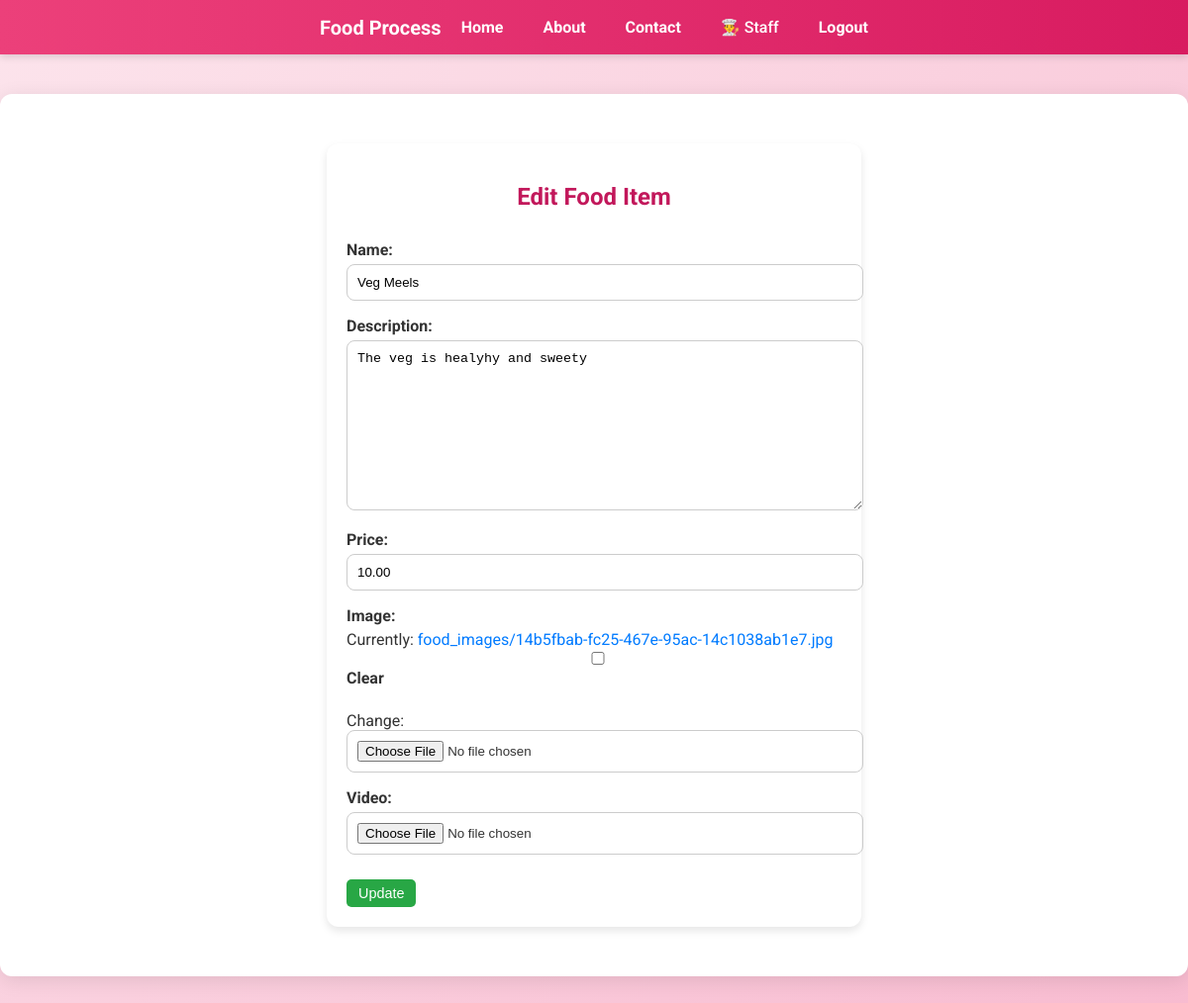
Page /edit/2/ (signed in) on the committed database.
### Food_Process/models.py (models this page shows, shortened)
class FoodItem(models.Model):
    name = models.CharField(max_length=100)
    description = models.TextField(blank=True)
    price = models.DecimalField(max_digits=10, decimal_places=2)
    image = models.ImageField(upload_to='food_images/', blank=True, null=True)
    video = models.FileField(upload_to='food_videos/', blank=True, null=True)

### Food_Process/views.py (the view)
# urls.py: path("edit/<int:item_id>/", views.edit_item, name="edit_item"),
@login_required
@user_passes_test(staff_required)
def edit_item(request, item_id):
    item = get_object_or_404(FoodItem, id=item_id)
    if request.method == "POST":
        form = FoodItemForm(request.POST, request.FILES, instance=item)
        if form.is_valid():
            form.save()
            messages.success(request, "Food item updated successfully ✅")
            return redirect('manage_items')
        else:
            messages.error(request, "Error updating food ❌")
    else:
        form = FoodItemForm(instance=item)
    return render(request, "add_item.html", {"form": form, "edit": True})

### Food_Process/forms.py
class FoodItemForm(forms.ModelForm):
    class Meta:
        model = FoodItem
        fields = ['name', 'description','price', 'image', 'video']

### Food_Process/views.py (called while the page is built)
def staff_required(user):
    return user.is_authenticated and user.is_staff

### Food_Process/templates/add_item.html (shortened to what this page needs)
{% extends "base.html" %}
{% block content %}
<div class="form-container">
  <h2>{% if edit %}Edit{% else %}Add{% endif %} Food Item</h2>
  <form method="post" enctype="multipart/form-data">
    {{ form.as_p }}
    <button type="submit" class="btn">{% if edit %}Update{% else %}Add{% endif %}</button>
  </form>
</div>
{% endblock %}

### static/css/style.css (style rules this page uses)
body { font-family: 'Roboto', sans-serif; margin: 0; padding: 0; background: linear-gradient(135deg, #fce4ec, #f8bbd0); color: #333; }
h1, h2 { color: #c2185b; text-align: center; margin-bottom: 30px; }
.btn { display: inline-block; margin-top: 10px; padding: 8px 15px; border-radius: 6px; background: #007bff; color: white; text-decoration: none; transition: 0.3s; }
.form-container { max-width: 500px; margin: 20px auto; padding: 20px; background: #fff; border-radius: 12px; box-shadow: 0 4px 8px rgba(0,0,0,0.1); }
.form-container p { margin-bottom: 15px; }
.form-container label { display: block; margin-bottom: 5px; font-weight: bold; color: #333; }
.form-container input, .form-container textarea, .form-container select { width: 100%; padding: 10px; border: 1px solid #ccc; border-radius: 8px; outline: none; }
.btn { background: #28a745; color: #fff; border: none; padding: 10px 18px; border-radius: 8px; cursor: pointer; transition: 0.3s; }
a { text-decoration: none; color: #007bff; transition: 0.3s; }
.btn { display: inline-block; padding: 6px 12px; text-decoration: none; border-radius: 5px; font-size: 0.9rem; cursor: pointer; transition: 0.2s; }

### rows in the picture
FoodItem: name "Veg Meels", description "The veg is healyhy and sweety", price "10.00"
